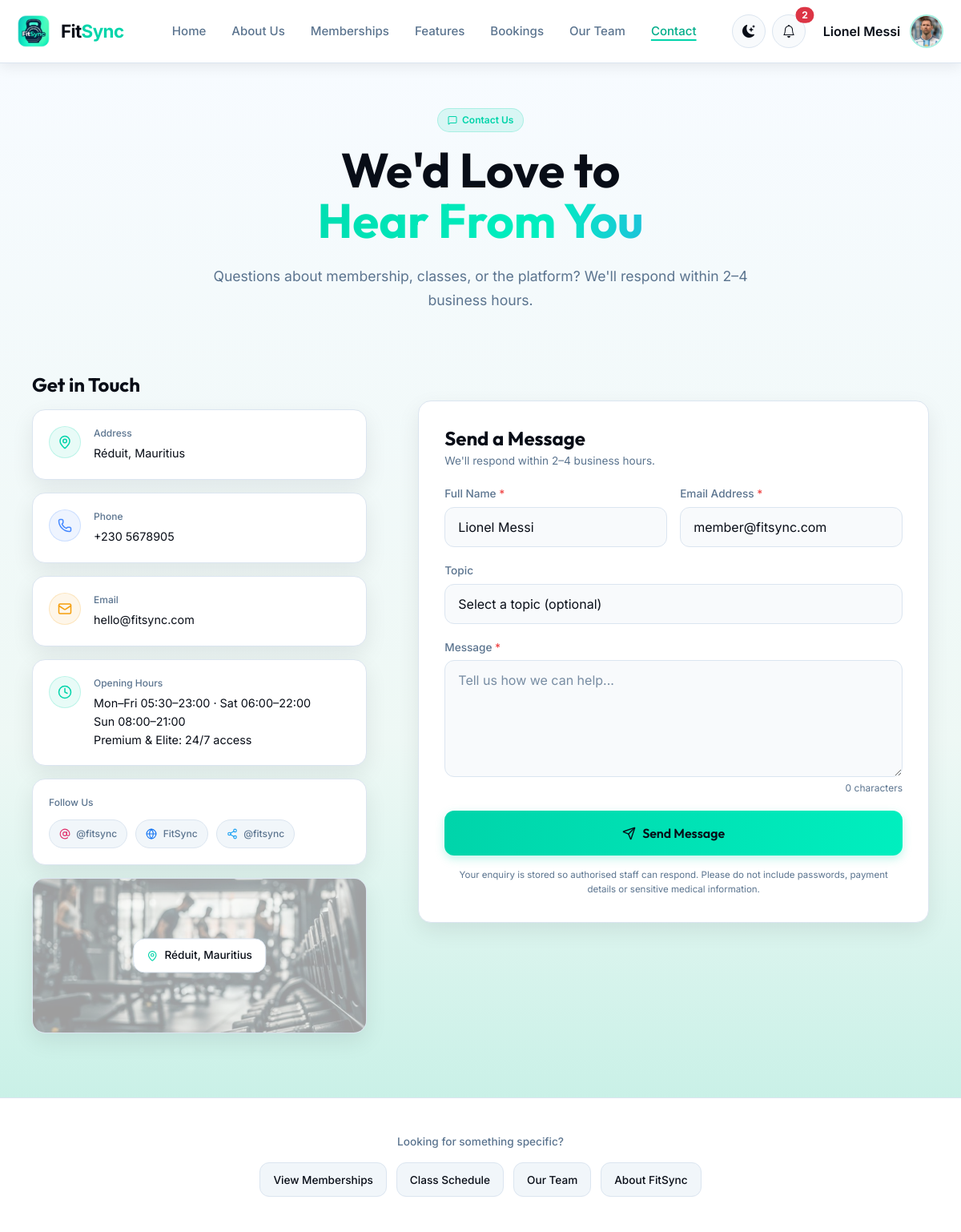
Screenshot of /contact/ (signed in) with the database file from the repository.
### gym/models.py (models this page shows, shortened)
class User(AbstractUser):
    class Role(models.TextChoices):
        MEMBER = ("MEMBER", "Member")
        STAFF = ("STAFF", "Staff")
        COACH = ("COACH", "Coach")
        ADMIN = ("ADMIN", "Admin")
    email = models.EmailField(unique=True)
    role = models.CharField(max_length=20, choices=Role.choices, default=Role.MEMBER)
    class Meta:
        db_table = "accounts_user"

class MemberProfile(models.Model):
    user = models.OneToOneField(
        settings.AUTH_USER_MODEL,
        on_delete=models.CASCADE,
        related_name="member_profile",
    )
    profile_picture = models.ImageField(
        upload_to="profile_pics/", blank=True, null=True
    )
    avatar_static_path = models.CharField(max_length=255, blank=True)
    @property
    def avatar_url(self):
        from django.templatetags.static import static
        if self.profile_picture:
            return self.profile_picture.url
        return static(self.avatar_static_path) if self.avatar_static_path else ""
    phone = models.CharField(max_length=30, blank=True)
    date_of_birth = models.DateField(blank=True, null=True)
    emergency_contact = models.CharField(max_length=100, blank=True)
    age = models.PositiveSmallIntegerField(blank=True, null=True)
    height_cm = models.PositiveIntegerField(blank=True, null=True)
    current_weight_kg = models.DecimalField(
        max_digits=5, decimal_places=2, blank=True, null=True
    )
    target_weight_kg = models.DecimalField(
        max_digits=5, decimal_places=2, blank=True, null=True
    )
    fitness_goal = models.CharField(max_length=200, blank=True)
    medical_notes = models.TextField(blank=True)
    class Meta:
        db_table = "accounts_memberprofile"

class GymSettings(models.Model):
    address = models.CharField(max_length=255, default="Réduit, Mauritius")
    phone = models.CharField(max_length=40, default="+230 5678905")
    public_email = models.EmailField(default="hello@fitsync.com")
    careers_email = models.EmailField(default="careers@fitsync.com")
    opening_hours = models.TextField(
        default="Mon–Fri 05:30–23:00 · Sat 06:00–22:00\nSun 08:00–21:00\nPremium & Elite: 24/7 access"
    )
    response_time = models.CharField(
        max_length=200, default="We'll respond within 2–4 business hours."
    )
    instagram_url = models.URLField(blank=True, default="https://www.instagram.com/")
    facebook_url = models.URLField(blank=True, default="https://www.facebook.com/")
    social_handle = models.CharField(max_length=80, default="@fitsync")
    map_image = models.ImageField(upload_to="contact/", blank=True)
    map_static_path = models.CharField(
        max_length=255, blank=True, default="img/contact/reduit-map.png"
    )
    class Meta:
        verbose_name_plural = "Gym settings"
        db_table = "core_gymsettings"
    @classmethod
    def load(cls):
        return cls.objects.filter(pk=1).first() or cls()
    @property
    def phone_link(self):
        return "".join((char for char in self.phone if char.isdigit() or char == "+"))
    @property
    def map_image_url(self):
        from django.templatetags.static import static
        return (
            self.map_image.url
            if self.map_image
            else static(self.map_static_path) if self.map_static_path else ""
        )

### gym/views.py (the view, shortened to what this page needs)
# urls.py: path("contact/", views.contact, name="contact"),
def contact(request):
    initial = {}
    if request.user.is_authenticated:
        initial = {
            "full_name": request.user.get_full_name(),
            "email": request.user.email,
        }
    form = ContactForm(request.POST or None, initial=initial)
    return render(
        request, "public/contact.html", {"form": form, "gym": GymSettings.load()}
    )

### templates/public/contact.html (shortened to what this page needs)
{% extends "base.html" %}
{% load static %}
{% block body_class %}contact-page{% endblock %}
{% block extra_css %}
<link rel="stylesheet" href="{% static 'css/contact.css' %}?v=2">
{% endblock %}
{% block content %}
<div class="contact-shell">
    <section class="contact-hero" aria-labelledby="contactTitle">
        <span class="contact-badge">
            <img src="{% static 'img/contact/contact-badge.svg' %}" alt="">
            Contact Us
        </span>
        <h1 id="contactTitle">We'd Love to <span>Hear From You</span></h1>
        <p>Questions about membership, classes, or the platform? {{ gym.response_time }}</p>
    </section>
    <div class="contact-layout">
        <section class="contact-details" aria-labelledby="contactDetailsTitle">
            <h2 id="contactDetailsTitle">Get in Touch</h2>
            <div class="contact-detail-card">
                <span class="contact-detail-icon contact-icon-teal"><img src="{% static 'img/contact/location.svg' %}" alt=""></span>
                <div><small>Address</small><p>{{ gym.address }}</p></div>
            </div>
            <div class="contact-detail-card">
                <span class="contact-detail-icon contact-icon-blue"><img src="{% static 'img/contact/phone.svg' %}" alt=""></span>
                <div><small>Phone</small><p><a href="tel:{{ gym.phone_link }}">{{ gym.phone }}</a></p></div>
            </div>
            <div class="contact-detail-card">
                <span class="contact-detail-icon contact-icon-amber"><img src="{% static 'img/contact/email.svg' %}" alt=""></span>
                <div><small>Email</small><p><a href="mailto:{{ gym.public_email }}">{{ gym.public_email }}</a></p></div>
            </div>
            <div class="contact-detail-card">
                <span class="contact-detail-icon contact-icon-teal"><img src="{% static 'img/contact/clock.svg' %}" alt=""></span>
                <div>
                    <small>Opening Hours</small>
                    <p>{{ gym.opening_hours|linebreaksbr }}</p>
                </div>
            </div>
            <div class="contact-social-card">
                <small>Follow Us</small>
                <div class="contact-social-links">
                    {% if gym.instagram_url %}<a href="{{ gym.instagram_url }}" target="_blank" rel="noopener"><img src="{% static 'img/contact/instagram.svg' %}" alt="">{{ gym.social_handle }}</a>{% endif %}
                    {% if gym.facebook_url %}<a href="{{ gym.facebook_url }}" target="_blank" rel="noopener"><img src="{% static 'img/contact/facebook.svg' %}" alt="">FitSync</a>{% endif %}
                    <a href="mailto:{{ gym.public_email }}"><img src="{% static 'img/contact/share.svg' %}" alt="">{{ gym.social_handle }}</a>
                </div>
            </div>
            {% if gym.map_image_url %}<div class="contact-map-card">
                <span><img src="{% static 'img/contact/map-pin.svg' %}" alt="">{{ gym.address }}</span>
            </div>{% endif %}
        </section>
        <section class="contact-form-card" aria-labelledby="contactFormTitle">
            <h2 id="contactFormTitle">Send a Message</h2>
            <p class="contact-form-intro">{{ gym.response_time }}</p>
            <form method="post" novalidate>
                <div class="contact-form-row">
                    <div class="contact-field">
                        <label for="{{ form.full_name.id_for_label }}">Full Name <span>*</span></label>
                        {{ form.full_name }}
                    </div>
                    <div class="contact-field">
                        <label for="{{ form.email.id_for_label }}">Email Address <span>*</span></label>
                        {{ form.email }}
                    </div>
                </div>
                <div class="contact-field">
                    <label for="{{ form.topic.id_for_label }}">Topic</label>
                    {{ form.topic }}
                </div>
                <div class="contact-field">
                    <label for="{{ form.message.id_for_label }}">Message <span>*</span></label>
                    {{ form.message }}
                    <small class="contact-character-count"><span data-contact-count>0</span> characters</small>
                </div>
                <button class="contact-submit" type="submit">
                    <img src="{% static 'img/contact/send.svg' %}" alt="">
                    Send Message
                </button>
                <p class="contact-privacy">Your enquiry is stored so authorised staff can respond. Please do not include passwords, payment details or sensitive medical information.</p>
            </form>
        </section>
    </div>
    <section class="contact-next-links" aria-label="More FitSync pages">
        <p>Looking for something specific?</p>
        <div>
            <a href="{% url 'memberships:public_packages' %}">View Memberships</a>
            <a href="{% url 'bookings:schedule' %}">Class Schedule</a>
            <a href="{% url 'ourteam:index' %}">Our Team</a>
            <a href="{% url 'aboutus:index' %}">About FitSync</a>
        </div>
    </section>
</div>
{% endblock %}

### templates/includes/navbar.html (shortened to what this page needs)
{% load static %}
<nav class="navbar navbar-expand-xl fitsync-navbar sticky-top" aria-label="Main navigation">
    <div class="container-fluid px-3 px-xxl-4">
        <a class="navbar-brand fitsync-brand d-flex align-items-center gap-2" href="{% url 'core:home' %}">
    <img class="fitsync-logo" src="{% static 'img/fitsync-logo.png' %}" alt="FitSync logo">
    <span class="fitsync-brand-name">
        Fit<span class="brand-accent">Sync</span>
    </span>
</a>
        <div class="collapse navbar-collapse" id="fitsyncPublicNav">
            <ul class="navbar-nav mx-auto align-items-xl-center">
                <li class="nav-item"><a class="nav-link {% if request.resolver_match.namespace == 'core' and request.resolver_match.url_name == 'home' %}active{% endif %}" href="{% url 'core:home' %}">Home</a></li>
                <li class="nav-item"><a class="nav-link {% if request.resolver_match.namespace == 'aboutus' %}active{% endif %}" href="{% url 'aboutus:index' %}">About Us</a></li>
                <li class="nav-item"><a class="nav-link {% if request.resolver_match.namespace == 'memberships' %}active{% endif %}" href="{% url 'memberships:public_packages' %}">Memberships</a></li>
                <li class="nav-item"><a class="nav-link {% if request.resolver_match.namespace == 'core' and request.resolver_match.url_name == 'features' %}active{% endif %}" href="{% url 'core:features' %}">Features</a></li>
                <li class="nav-item">
                    <a class="nav-link {% if request.resolver_match.namespace == 'bookings' %}active{% endif %}"
                       href="{% url 'bookings:schedule' %}">
                        Bookings
                    </a>
                </li>
                <li class="nav-item"><a class="nav-link {% if request.resolver_match.namespace == 'ourteam' %}active{% endif %}" href="{% url 'ourteam:index' %}">Our Team</a></li>
                <li class="nav-item"><a class="nav-link {% if request.resolver_match.namespace == 'core' and request.resolver_match.url_name == 'contact' %}active{% endif %}" href="{% url 'core:contact' %}">Contact</a></li>
            </ul>
            <div class="navbar-actions d-flex align-items-center gap-2 pt-3 pt-xl-0">
                <button class="btn theme-toggle" type="button" data-theme-toggle aria-label="Switch to dark mode" title="Switch theme">
                    <i class="bi bi-moon-stars" data-theme-icon aria-hidden="true"></i>
                </button>
                {% if request.user.is_authenticated %}
                    <div class="dropdown">
                        <button class="btn notification-toggle position-relative" type="button" data-bs-toggle="dropdown" aria-expanded="false" aria-label="Notifications">
                            <i class="bi bi-bell"></i>
                            {% if unread_notification_count %}<span class="position-absolute top-0 start-100 translate-middle badge rounded-pill text-bg-danger">{{ unread_notification_count }}</span>{% endif %}
                        </button>
                    </div>
                    <div class="dropdown">
                        <button class="navbar-account-toggle" type="button" data-bs-toggle="dropdown" aria-expanded="false">
                            <span class="navbar-account-name">{{ request.user.get_full_name|default:request.user.username }}</span>
                            {% if request.user.member_profile.avatar_url %}
                                <img class="navbar-account-avatar" src="{{ request.user.member_profile.avatar_url }}" alt="">
                            {% elif request.user.coach_profile.photo_url %}
                                <img class="navbar-account-avatar" src="{{ request.user.coach_profile.photo_url }}" alt="">
                            {% else %}
                                <span class="navbar-account-avatar navbar-account-initials" aria-hidden="true">
                                    {% if request.user.first_name or request.user.last_name %}{{ request.user.first_name|slice:":1"|upper }}{{ request.user.last_name|slice:":1"|upper }}{% else %}{{ request.user.username|slice:":1"|upper }}{% endif %}
                                </span>
                            {% endif %}
                        </button>
                    </div>
                {% else %}
                    <a class="btn btn-secondary-fitsync" href="{% url 'accounts:login' %}">Login</a>
                    <a class="btn btn-primary-fitsync" href="{% url 'accounts:register' %}">Get Started</a>
                {% endif %}
            </div>
        </div>
    </div>
</nav>

### rows the page displays
User: user.get_full_name "Lionel Messi", user.member_profile.avatar_url (picture), email "member@fitsync.com"
GymSettings: response_time "We'll respond within 2–4 business hours.", address "Réduit, Mauritius", phone "+230 5678905", public_email "hello@fitsync.com", opening_hours "Mon–Fri 05:30–23:00 · Sat 06:00–22:00 Sun 08:00–21:00 Premium & Elite: 24/7 access", social_handle "@fitsync"

### other values shown
{{ unread_notification_count }} "2"
